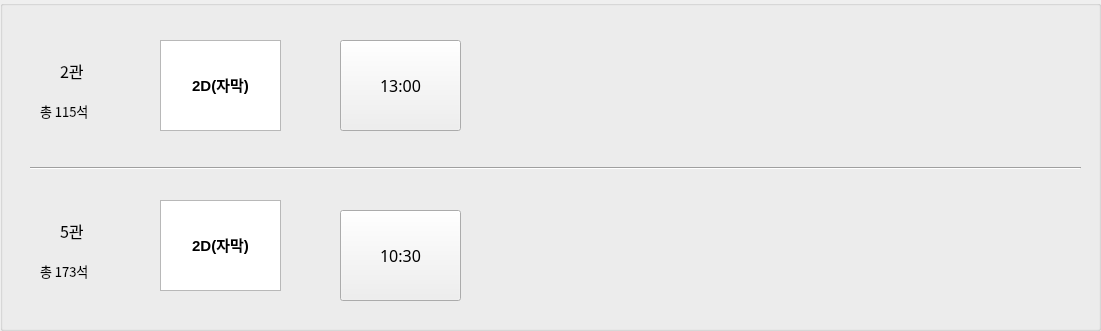
      <widget class="QGroupBox" name="John_Wick_4">
       <property name="geometry">
        <rect>
         <x>40</x>
         <y>1040</y>
         <width>1101</width>
         <height>331</height>
        </rect>
       </property>
       <property name="title">
        <string/>
       </property>
       <widget class="QLabel" name="label_24">
        <property name="geometry">
         <rect>
          <x>60</x>
          <y>60</y>
          <width>31</width>
          <height>21</height>
         </rect>
        </property>
        <property name="font">
         <font>
          <family>한컴산뜻돋움</family>
          <pointsize>12</pointsize>
         </font>
        </property>
        <property name="text">
         <string>2관</string>
        </property>
       </widget>
       <widget class="QLabel" name="label_25">
        <property name="geometry">
         <rect>
          <x>40</x>
          <y>100</y>
          <width>71</width>
          <height>21</height>
         </rect>
        </property>
        <property name="font">
         <font>
          <family>한컴산뜻돋움</family>
          <pointsize>10</pointsize>
         </font>
        </property>
        <property name="text">
         <string>총 115석</string>
        </property>
       </widget>
       <widget class="Line" name="line_2">
        <property name="geometry">
         <rect>
          <x>30</x>
          <y>160</y>
          <width>1051</width>
          <height>16</height>
         </rect>
        </property>
        <property name="orientation">
         <enum>Qt::Horizontal</enum>
        </property>
       </widget>
       <widget class="QLabel" name="label_26">
        <property name="geometry">
         <rect>
          <x>60</x>
          <y>220</y>
          <width>31</width>
          <height>21</height>
         </rect>
        </property>
        <property name="font">
         <font>
          <family>한컴산뜻돋움</family>
          <pointsize>12</pointsize>
         </font>
        </property>
        <property name="text">
         <string>5관</string>
        </property>
       </widget>
       <widget class="QLabel" name="label_27">
        <property name="geometry">
         <rect>
          <x>40</x>
          <y>260</y>
          <width>71</width>
          <height>21</height>
         </rect>
        </property>
        <property name="font">
         <font>
          <family>한컴산뜻돋움</family>
          <pointsize>10</pointsize>
         </font>
        </property>
        <property name="text">
         <string>총 173석</string>
        </property>
       </widget>
       <widget class="QTextBrowser" name="textBrowser_5">
        <property name="geometry">
         <rect>
          <x>160</x>
          <y>40</y>
          <width>121</width>
          <height>91</height>
         </rect>
        </property>
        <property name="html">
         <string>&lt;!DOCTYPE HTML PUBLIC &quot;-//W3C//DTD HTML 4.0//EN&quot; &quot;http://www.w3.org/TR/REC-html40/strict.dtd&quot;&gt;
&lt;html&gt;&lt;head&gt;&lt;meta name=&quot;qrichtext&quot; content=&quot;1&quot; /&gt;&lt;style type=&quot;text/css&quot;&gt;
p, li { white-space: pre-wrap; }
&lt;/style&gt;&lt;/head&gt;&lt;body style=&quot; font-family:'Gulim'; font-size:9pt; font-weight:400; font-style:normal;&quot;&gt;
&lt;p align=&quot;center&quot; dir='rtl' style=&quot;-qt-paragraph-type:empty; margin-top:0px; margin-bottom:0px; margin-left:0px; margin-right:0px; -qt-block-indent:0; text-indent:0px;&quot;&gt;&lt;br /&gt;&lt;/p&gt;
&lt;p align=&quot;center&quot; dir='rtl' style=&quot;-qt-paragraph-type:empty; margin-top:0px; margin-bottom:0px; margin-left:0px; margin-right:0px; -qt-block-indent:0; text-indent:0px;&quot;&gt;&lt;br /&gt;&lt;/p&gt;
&lt;p align=&quot;center&quot; dir='rtl' style=&quot; margin-top:0px; margin-bottom:0px; margin-left:0px; margin-right:0px; -qt-block-indent:0; text-indent:0px;&quot;&gt;&lt;span style=&quot; font-size:11pt; font-weight:600;&quot;&gt;2D(자막)&lt;/span&gt;&lt;/p&gt;&lt;/body&gt;&lt;/html&gt;</string>
        </property>
       </widget>
       <widget class="QTextBrowser" name="textBrowser_6">
        <property name="geometry">
         <rect>
          <x>160</x>
          <y>200</y>
          <width>121</width>
          <height>91</height>
         </rect>
        </property>
        <property name="html">
         <string>&lt;!DOCTYPE HTML PUBLIC &quot;-//W3C//DTD HTML 4.0//EN&quot; &quot;http://www.w3.org/TR/REC-html40/strict.dtd&quot;&gt;
&lt;html&gt;&lt;head&gt;&lt;meta name=&quot;qrichtext&quot; content=&quot;1&quot; /&gt;&lt;style type=&quot;text/css&quot;&gt;
p, li { white-space: pre-wrap; }
&lt;/style&gt;&lt;/head&gt;&lt;body style=&quot; font-family:'Gulim'; font-size:9pt; font-weight:400; font-style:normal;&quot;&gt;
&lt;p align=&quot;center&quot; dir='rtl' style=&quot;-qt-paragraph-type:empty; margin-top:0px; margin-bottom:0px; margin-left:0px; margin-right:0px; -qt-block-indent:0; text-indent:0px;&quot;&gt;&lt;br /&gt;&lt;/p&gt;
&lt;p align=&quot;center&quot; dir='rtl' style=&quot;-qt-paragraph-type:empty; margin-top:0px; margin-bottom:0px; margin-left:0px; margin-right:0px; -qt-block-indent:0; text-indent:0px;&quot;&gt;&lt;br /&gt;&lt;/p&gt;
&lt;p align=&quot;center&quot; dir='rtl' style=&quot; margin-top:0px; margin-bottom:0px; margin-left:0px; margin-right:0px; -qt-block-indent:0; text-indent:0px;&quot;&gt;&lt;span style=&quot; font-size:11pt; font-weight:600;&quot;&gt;2D(자막)&lt;/span&gt;&lt;/p&gt;&lt;/body&gt;&lt;/html&gt;</string>
        </property>
       </widget>
       <widget class="QToolButton" name="Time6">
        <property name="geometry">
         <rect>
          <x>340</x>
          <y>40</y>
          <width>121</width>
          <height>91</height>
         </rect>
        </property>
        <property name="font">
         <font>
          <family>한컴산뜻돋움</family>
          <pointsize>12</pointsize>
         </font>
        </property>
        <property name="text">
         <string>13:00</string>
        </property>
       </widget>
       <widget class="QToolButton" name="Time7">
        <property name="geometry">
         <rect>
          <x>340</x>
          <y>210</y>
          <width>121</width>
          <height>91</height>
         </rect>
        </property>
        <property name="font">
         <font>
          <family>한컴산뜻돋움</family>
          <pointsize>12</pointsize>
         </font>
        </property>
        <property name="text">
         <string>10:30</string>
        </property>
       </widget>
      </widget>
